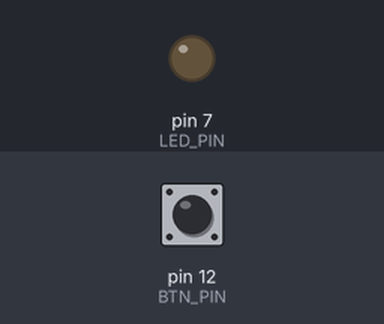
This sketch was run on a simulated Arduino Uno, built with avr-gcc and run on an emulated ATmega328P. Parts: output pins drawn as LEDs (lit = HIGH). Dashed ring = blinking. The test bench sets the inputs (shaded band); at power-on: pin 12 (BTN_PIN) HIGH.

Above: at 1.2 s.
1.3 s: pin 12 (BTN_PIN) pulled LOW for 0.15 s
At 1.57 s:
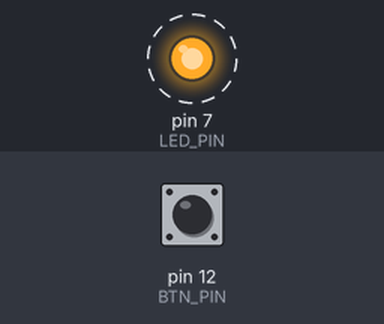
4.4 s: pin 12 (BTN_PIN) pulled LOW for 1 s
At 5.4 s:
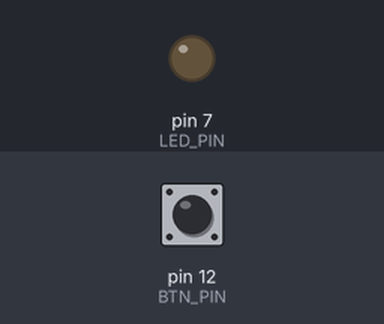
6.9 s: pin 12 (BTN_PIN) pulled LOW for 3.2 s
At 10.22 s:
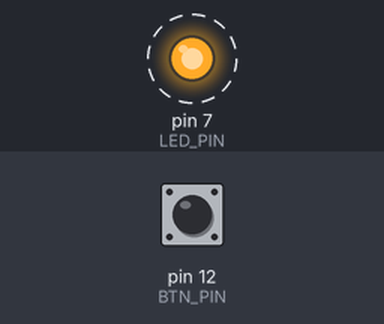
Timing chart, 0 to 18.8 s (numbered marks = the images above; inputs shaded):
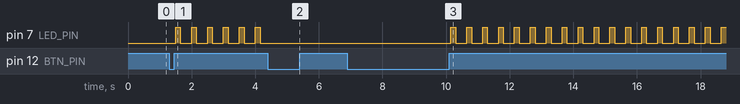

The sketch:

ConductorLoop.ino
```cpp
const int LED_PIN = 7;
const int BTN_PIN =12;

bool isRunning = false; // 点滅ループが動いているかどうかのフラグ

void setup() {
  pinMode(LED_PIN, OUTPUT);
  pinMode(BTN_PIN, INPUT_PULLUP);
}

void loop() {
  // ボタンが押されたら、モードを切り替える（ON←→OFF）
  if (digitalRead(BTN_PIN) == LOW) {
    isRunning = !isRunning; // trueとfalseを反転

    while (digitalRead(BTN_PIN) == LOW); // チャタリング・長押し防止
    delay(50);
  }

  // スタート状態（true）のときだけ点滅する
  if (isRunning == true) {
    digitalWrite(LED_PIN, HIGH);
    delay(150);
    digitalWrite(LED_PIN, LOW);
    delay(350);
  } else {
    digitalWrite(LED_PIN, LOW); // ストップ時は消灯
  }
}
```

Measured:
- after the input at 1.3 s, pin 7 (LED_PIN): alternates HIGH for 0.15 s and LOW for 0.35 s, starting after 0.20 s
- after the input at 4.4 s, pin 7 (LED_PIN): stops changing and stays LOW
- after the input at 6.9 s, pin 7 (LED_PIN): alternates HIGH for 0.15 s and LOW for 0.35 s, starting after 3.3 s
